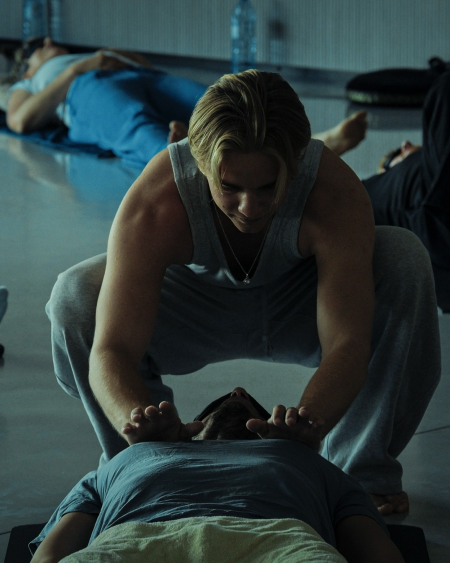
#> input picture assets/img/tristan-accompagnement.jpg, 900 x 1125 px, found by its file name (shown at 1/2 size)
$ python gen_photos.py
#> lines starting #> are read from the running program, lines starting #| are printed output that depends on the picture
"""Décline les deux photos en WebP (et AVIF si disponible) sur deux largeurs."""
import os
from PIL import Image, features

IMG = "/Volumes/T7/PRO/Claude Code/Site web V2/assets/img"
HAS_AVIF = features.check("avif")

JOBS = [
    ("tristan-accompagnement.jpg", [600, 900]),
    ("seance-groupe-2.jpg", [800, 1400]),
]

print(f"AVIF disponible : {HAS_AVIF}")
for name, widths in JOBS:
    src = Image.open(os.path.join(IMG, name)).convert("RGB")
#> src is the input picture: PIL image 900x1125 RGB; mean R, G, B 44.9, 59.7, 59.5
    stem = name.rsplit(".", 1)[0]
    for w in widths:
        h = round(src.height * w / src.width)
        im = src.resize((w, h), Image.LANCZOS)
        out = []
        p = os.path.join(IMG, f"{stem}-{w}.jpg")
        im.save(p, quality=82, optimize=True, progressive=True)
        out.append(p)
        p = os.path.join(IMG, f"{stem}-{w}.webp")
        im.save(p, quality=78, method=6)
        out.append(p)
        if HAS_AVIF:
            p = os.path.join(IMG, f"{stem}-{w}.avif")
            im.save(p, quality=55)
            out.append(p)
        print(f"  {stem}-{w}  {w}x{h}  " +
              "  ".join(f"{os.path.basename(f).rsplit('.',1)[1]}:{os.path.getsize(f)/1024:.0f}Ko"
                        for f in out))
#> this loop made 2 passes
#> pass 1, `im = src.resize((w, h), Image.LANCZOS)`:
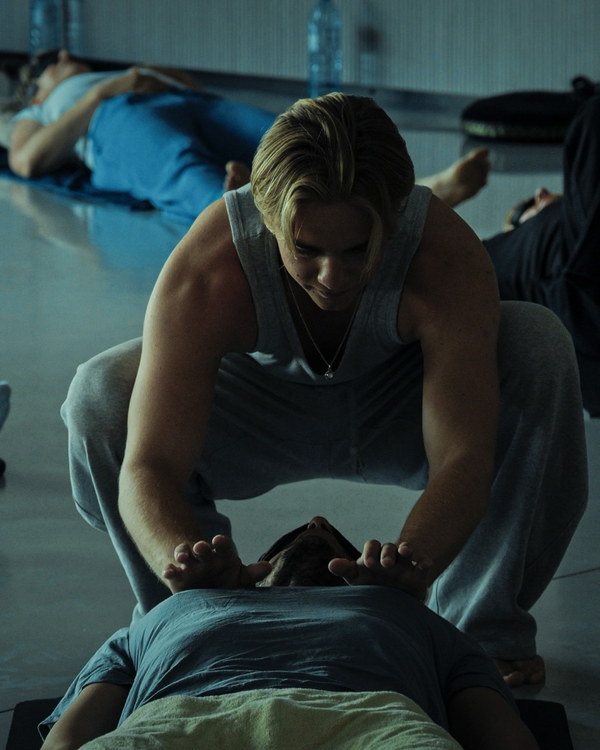
#> im: PIL image 600x750 RGB; mean R, G, B 44.9, 59.7, 59.5
    print(f"  (source {name} : {src.width}x{src.height}, "
          f"{os.path.getsize(os.path.join(IMG,name))/1024:.0f} Ko)")
#|   (source tristan-accompagnement.jpg : 900x1125, 207 Ko)
#> pass 2 of the loop `for name, widths in JOBS:`:
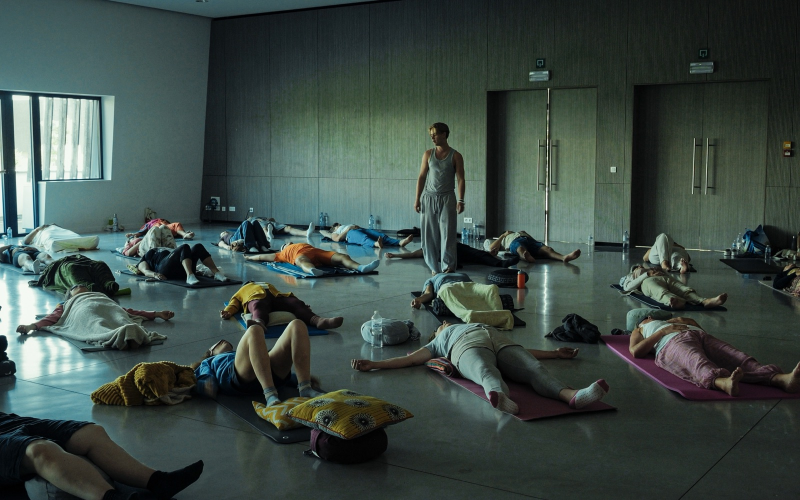
#> input picture assets/img/seance-groupe-2.jpg, 1600 x 1000 px, found by its file name (shown at 1/2 size)
#> src is the input picture: PIL image 1600x1000 RGB; mean R, G, B 60.9, 74.8, 69.6
#> the loop `for w in widths:` made 2 passes
#|   seance-groupe-2-800  800x500  jpg:66Ko  webp:37Ko
#|   seance-groupe-2-1400  1400x875  jpg:179Ko  webp:90Ko
#> pass 1, `im = src.resize((w, h), Image.LANCZOS)`:
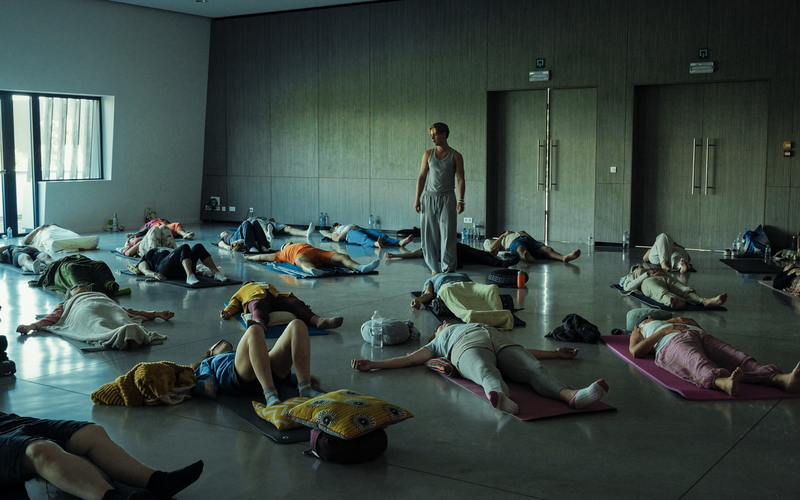
#> im: PIL image 800x500 RGB; mean R, G, B 60.9, 74.8, 69.6
#|   (source seance-groupe-2.jpg : 1600x1000, 414 Ko)
